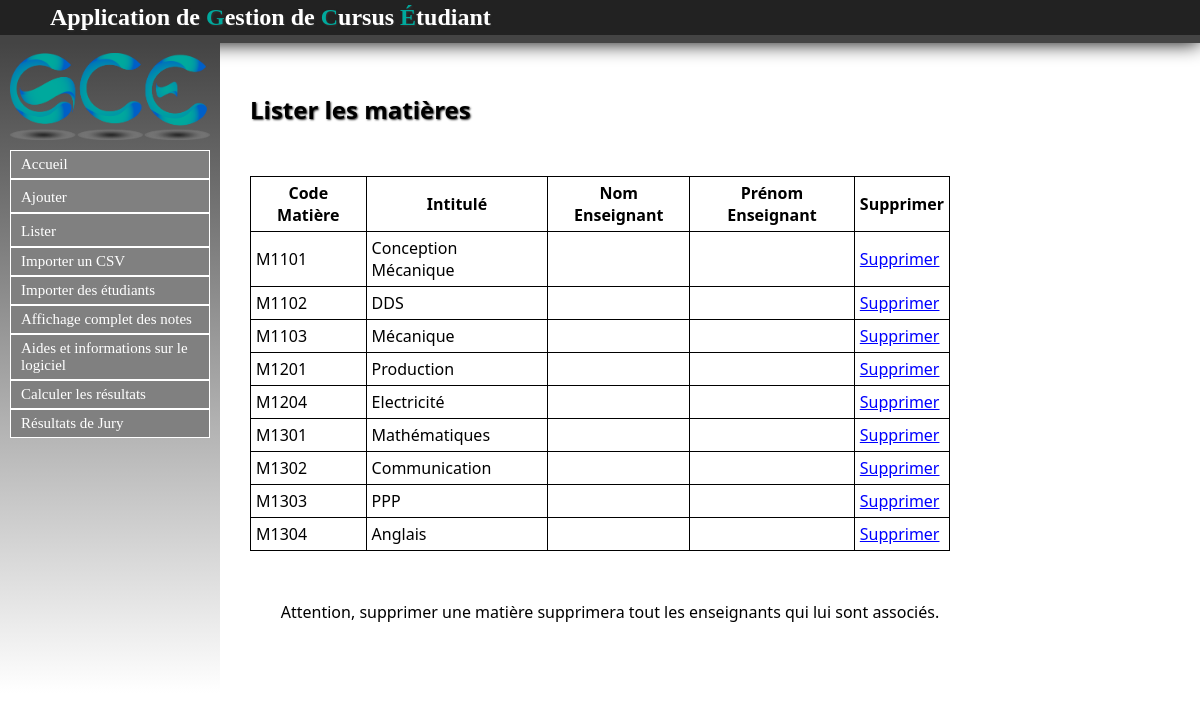
The app's page /Matiere/listermatieres, older data.
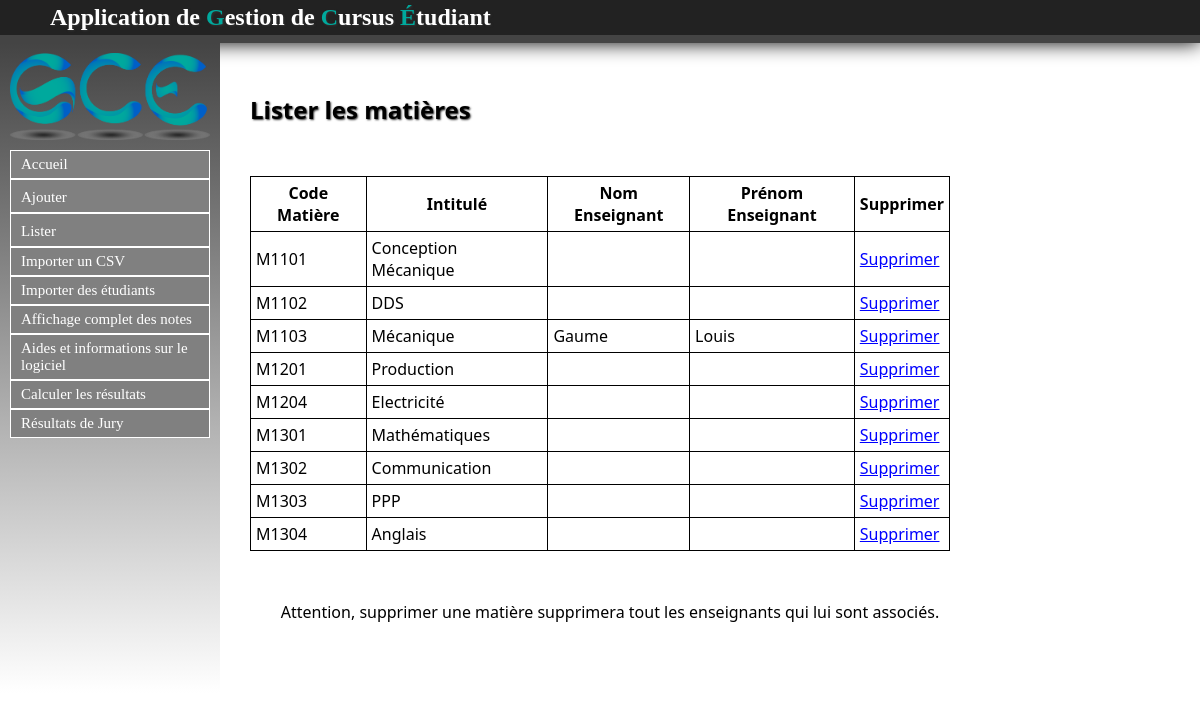
The same page, newer data.
### Matiere/models.py (models this page shows, shortened)
class Matiere(models.Model):
	intitule = models.CharField(max_length=30,null=False)
	code = models.CharField(max_length=30,null=False)
	coefficient = models.FloatField(default=1.0)
	ue = models.ForeignKey('UE.ue', null=True)

### Enseignant/models.py (models this page shows, shortened)
class Enseignant(models.Model):
	nom = models.CharField(max_length=30,null=False)
	prenom = models.CharField(max_length=30,null=False)
	matiere = models.ForeignKey(Matiere, null=True)

### Matiere/views.py (the view)
def listermatieres(request):
	matieres = Matiere.objects.all()
	enseignants = Enseignant.objects.all()
	return render(request, 'contenu_html/listermatieres.html', locals())

### Matiere/templates/contenu_html/listermatieres.html (shortened to what this page needs)
{% extends "templates/base.html" %}
{% block content %}
<h1>Lister les matières</h1>
{% if not matieres %}
	<p>Pas de matieres dans la base</p>
{% else %}
	<table >
	<tr>
		<th>Code Matière</th>
		<th>Intitulé</th>
		<th>Nom Enseignant</th>
		<th>Prénom Enseignant</th>
		<th>Supprimer</th>
	</tr>
{% endif %}
{% for mat in matieres %}
	<tr>
		<td>{{ mat.code }}</td>
		<td>{{ mat.intitule }}</td>
		{% for enseignant in enseignants %}
			{% if mat.id == enseignant.matiere.id %}
					<td>{{ enseignant.nom }}</td>
					<td>{{ enseignant.prenom }}</td>
			{% else %}
					<td></td>
					<td></td>
			{% endif %}
		{% empty %}
			<td></td>
			<td></td>
		{% endfor %}
		<td><a href="supprmat/{{ mat.id }}">Supprimer</a></td>
	</tr>
{% endfor %}
</table>
<p>Attention, supprimer une matière supprimera tout les enseignants qui lui sont associés.</p>
{% endblock %}

Row changes from the older to the newer data that the page shows:
added Enseignant: nom "Gaume", prenom "Louis"
